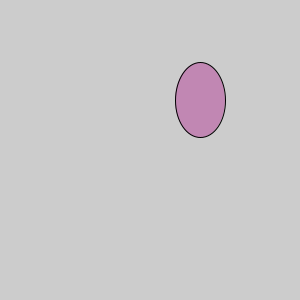
Frame 1 (no input)
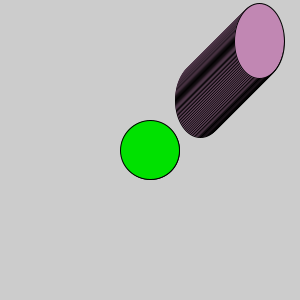
Frame 60 (the mouse pressed at the canvas centre just before this capture)
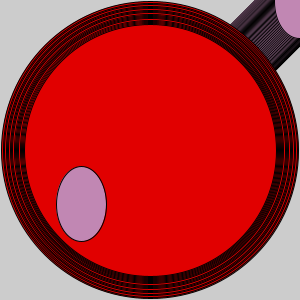
Frame 120 (the mouse held since frame 60 and released just before this capture)

The Processing sketch that drew these frames (run headless with seeded random() and noise(); from frame 60 on, the mouse is pressed at the canvas centre):

// Processing sketch: processing_18968
// ── processing_18968.pde

void setup(){
  size(300,300);
}

int x=0;
int y=100;

void draw(){
  if(x<=100){
      fill(0,225,0);
      ellipse(width/2,height/2,x,x);
    }
     if(x>100){
        fill(225,0,0);
        ellipse(width/2,height/2,width*100/x,height*100/x);
    }
      if(x==150){
        x--;
    }
     fill(193,135,179);
     if(y<200){
        ellipse(y+100,200-y,50,75);
      }else{
        ellipse(300-y,y-15,50,75);
    } 
     if(y==300){
        y--;
     } 
    
  x++;
  y++;  
}





  
